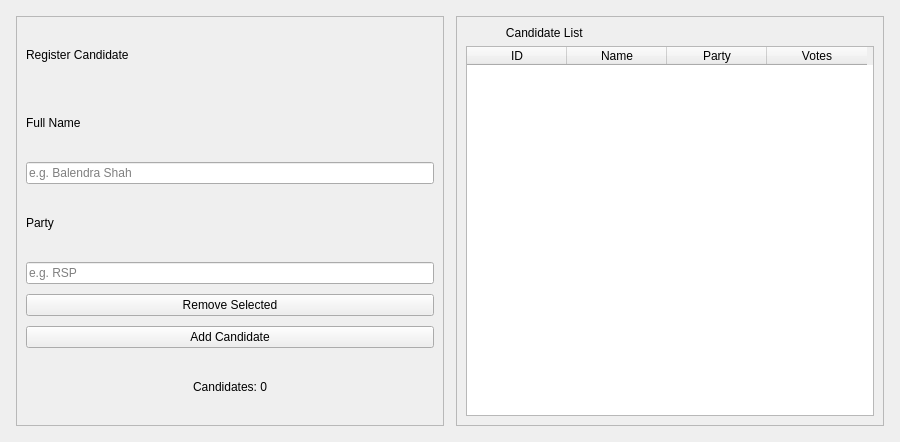
<?xml version="1.0" encoding="UTF-8"?>
<ui version="4.0">
 <class>CandidateTab</class>
 <widget class="QWidget" name="CandidateTab">
  <property name="geometry">
   <rect>
    <x>0</x>
    <y>0</y>
    <width>900</width>
    <height>442</height>
   </rect>
  </property>
  <property name="windowTitle">
   <string>Candidates</string>
  </property>
  <layout class="QHBoxLayout" name="rootLayout">
   <property name="spacing">
    <number>12</number>
   </property>
   <property name="margin" stdset="0">
    <number>16</number>
   </property>
   <item>
    <widget class="QFrame" name="leftPanel">
     <property name="frameShape">
      <enum>QFrame::Shape::StyledPanel</enum>
     </property>
     <layout class="QVBoxLayout" name="leftLayout">
      <property name="spacing">
       <number>10</number>
      </property>
      <item>
       <widget class="QLabel" name="panelTitle">
        <property name="text">
         <string>Register Candidate</string>
        </property>
       </widget>
      </item>
      <item>
       <widget class="QLabel" name="lblName">
        <property name="text">
         <string>Full Name</string>
        </property>
       </widget>
      </item>
      <item>
       <widget class="QLineEdit" name="nameInput">
        <property name="placeholderText">
         <string>e.g. Balendra Shah</string>
        </property>
       </widget>
      </item>
      <item>
       <widget class="QLabel" name="lblParty">
        <property name="text">
         <string>Party</string>
        </property>
       </widget>
      </item>
      <item>
       <widget class="QLineEdit" name="partyInput">
        <property name="placeholderText">
         <string>e.g. RSP</string>
        </property>
       </widget>
      </item>
      <item>
       <widget class="QPushButton" name="removeBtn">
        <property name="text">
         <string>Remove Selected</string>
        </property>
       </widget>
      </item>
      <item>
       <widget class="QPushButton" name="addBtn">
        <property name="text">
         <string>Add Candidate</string>
        </property>
       </widget>
      </item>
      <item>
       <widget class="QLabel" name="countLabel">
        <property name="text">
         <string>Candidates: 0</string>
        </property>
        <property name="alignment">
         <set>Qt::AlignmentFlag::AlignCenter</set>
        </property>
       </widget>
      </item>
     </layout>
    </widget>
   </item>
   <item>
    <widget class="QFrame" name="rightPanel">
     <property name="frameShape">
      <enum>QFrame::Shape::StyledPanel</enum>
     </property>
     <layout class="QVBoxLayout" name="rightLayout">
      <item>
       <widget class="QLabel" name="tableTitle">
        <property name="text">
         <string>            Candidate List  </string>
        </property>
       </widget>
      </item>
      <item>
       <widget class="QTableWidget" name="candidateTable">
        <property name="editTriggers">
         <set>QAbstractItemView::EditTrigger::NoEditTriggers</set>
        </property>
        <property name="alternatingRowColors">
         <bool>true</bool>
        </property>
        <property name="selectionBehavior">
         <enum>QAbstractItemView::SelectionBehavior::SelectRows</enum>
        </property>
        <property name="columnCount">
         <number>4</number>
        </property>
        <attribute name="horizontalHeaderCascadingSectionResizes">
         <bool>true</bool>
        </attribute>
        <column>
         <property name="text">
          <string>ID</string>
         </property>
        </column>
        <column>
         <property name="text">
          <string>Name</string>
         </property>
        </column>
        <column>
         <property name="text">
          <string>Party</string>
         </property>
        </column>
        <column>
         <property name="text">
          <string>Votes</string>
         </property>
        </column>
       </widget>
      </item>
     </layout>
    </widget>
   </item>
  </layout>
 </widget>
 <resources/>
 <connections/>
</ui>
